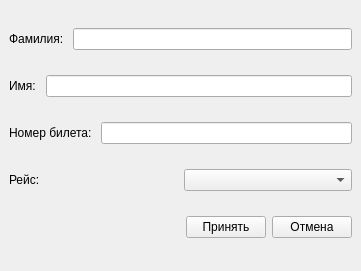
<?xml version="1.0" encoding="UTF-8"?>
<ui version="4.0">
 <class>ClientEditForm</class>
 <widget class="QMainWindow" name="ClientEditForm">
  <property name="geometry">
   <rect>
    <x>0</x>
    <y>0</y>
    <width>361</width>
    <height>271</height>
   </rect>
  </property>
  <property name="windowTitle">
   <string>Изменить данные</string>
  </property>
  <widget class="QWidget" name="centralwidget">
   <layout class="QVBoxLayout" name="verticalLayout">
    <item>
     <layout class="QHBoxLayout" name="horizontalLayout">
      <item>
       <widget class="QLabel" name="label_4">
        <property name="text">
         <string>Фамилия: </string>
        </property>
       </widget>
      </item>
      <item>
       <widget class="QLineEdit" name="client_surname"/>
      </item>
     </layout>
    </item>
    <item>
     <layout class="QHBoxLayout" name="horizontalLayout_2">
      <item>
       <widget class="QLabel" name="label_3">
        <property name="text">
         <string>Имя: </string>
        </property>
       </widget>
      </item>
      <item>
       <widget class="QLineEdit" name="client_name"/>
      </item>
     </layout>
    </item>
    <item>
     <layout class="QHBoxLayout" name="horizontalLayout_3">
      <item>
       <widget class="QLabel" name="label_2">
        <property name="text">
         <string>Номер билета: </string>
        </property>
       </widget>
      </item>
      <item>
       <widget class="QLineEdit" name="client_ticket"/>
      </item>
     </layout>
    </item>
    <item>
     <layout class="QHBoxLayout" name="horizontalLayout_4">
      <item>
       <widget class="QLabel" name="label">
        <property name="text">
         <string>Рейс: </string>
        </property>
       </widget>
      </item>
      <item>
       <widget class="QComboBox" name="client_trip"/>
      </item>
     </layout>
    </item>
    <item>
     <layout class="QHBoxLayout" name="horizontalLayout_5">
      <item>
       <spacer name="horizontalSpacer">
        <property name="orientation">
         <enum>Qt::Horizontal</enum>
        </property>
        <property name="sizeHint" stdset="0">
         <size>
          <width>40</width>
          <height>20</height>
         </size>
        </property>
       </spacer>
      </item>
      <item>
       <widget class="QPushButton" name="btn_accept">
        <property name="text">
         <string>Принять</string>
        </property>
       </widget>
      </item>
      <item>
       <widget class="QPushButton" name="btn_cancle">
        <property name="text">
         <string>Отмена</string>
        </property>
       </widget>
      </item>
     </layout>
    </item>
   </layout>
  </widget>
 </widget>
 <resources/>
 <connections/>
</ui>
